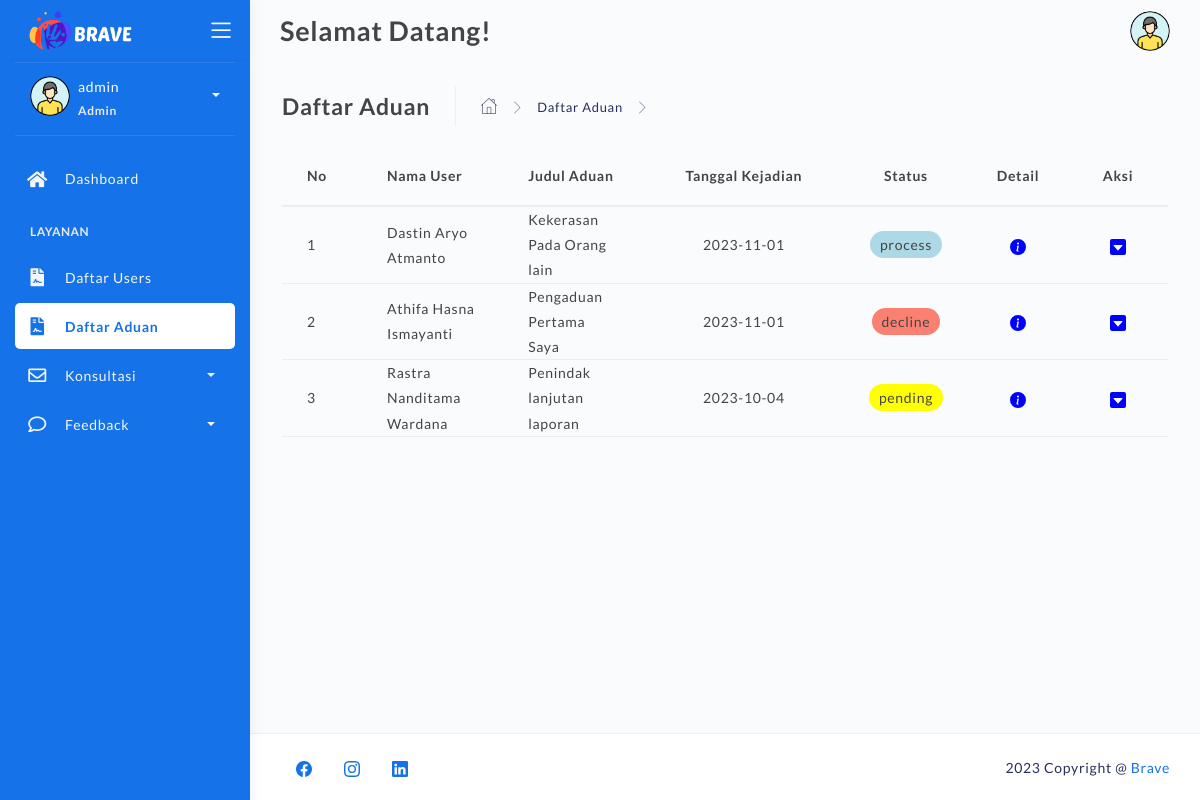
The app's page /list-aduan-admin.php (signed in), older data.
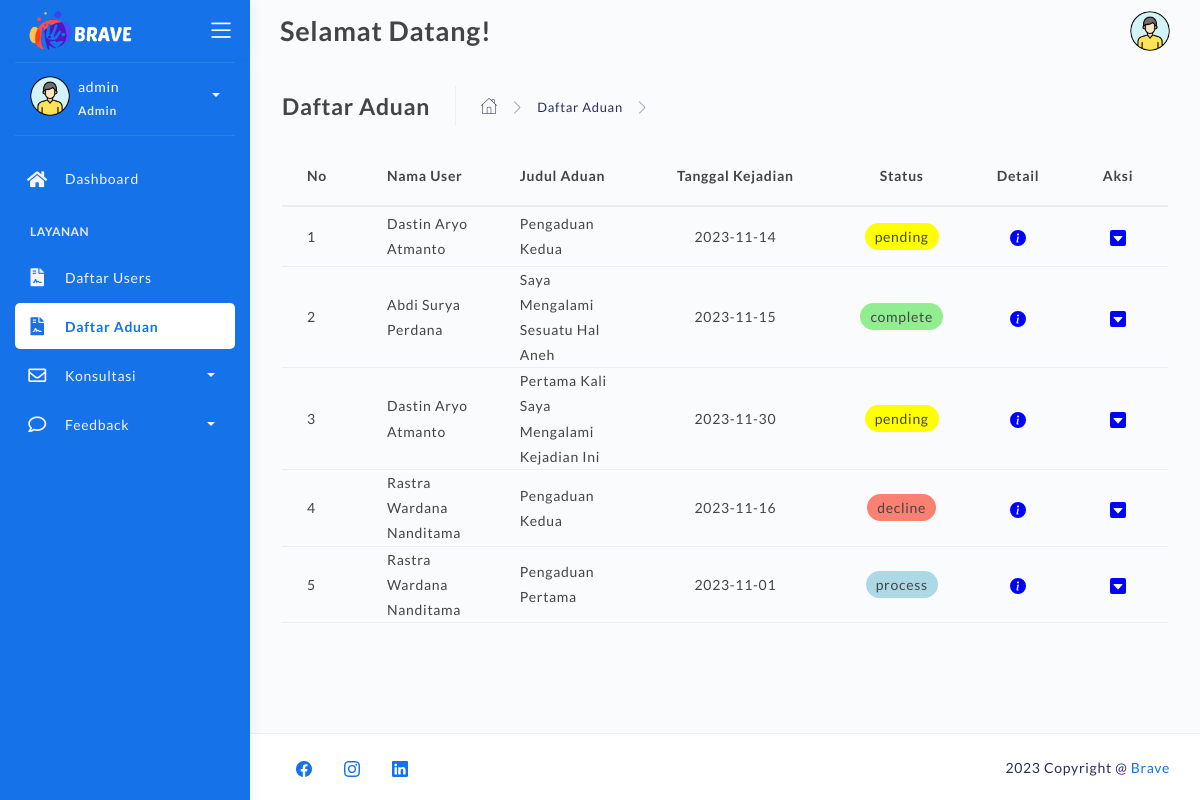
The same page, newer data.
### tables this page shows
CREATE TABLE `pengaduan` (
  `id_pengaduan` varchar(50) NOT NULL,
  `nim` varchar(25) NOT NULL,
  `nama` varchar(255) NOT NULL,
  `judul` varchar(255) NOT NULL,
  `tgl_kejadian` date NOT NULL,
  `tgl_aduan` datetime NOT NULL DEFAULT current_timestamp(),
  `pesan_aduan` text NOT NULL,
  `pelaku` varchar(255) NOT NULL,
  `bukti` varchar(255) NOT NULL,
  `status` varchar(25) NOT NULL
);

### list-aduan-admin.php (the view, shortened to what the changed rows need)
<!DOCTYPE html>
<html lang="en">
<head>
	<link rel="stylesheet" href="assets/css/bootstrap.min.css">
	<link rel="stylesheet" href="assets/css/atlantis.css">
	<link rel="stylesheet" href="assets/css/demo.css">
</head>
<body>
	<div class="wrapper fullheight-side">
		<div class="main-panel full-height">
			<div class="container">
				<div class="page-inner">
					<div class="page-category">
						<?php
							require 'backend/connection.php';
							$sql = "SELECT * FROM pengaduan ORDER BY tgl_aduan DESC";
							$result_pengaduan = mysqli_query($koneksi, $sql);
						?>
						<table class="table">
							<thead>
								<tr>
									<th scope="col" style="width:80px;">No</th>
									<th scope="col">Nama User</th>
									<th scope="col">Judul Aduan</th>
									<th scope="col" style="width:200px; text-align:center;">Tanggal Kejadian</th>
									<th scope="col" style="width:100px; text-align:center;">Status</th>
									<th scope="col" style="width:100px; text-align:center;">Detail</th>
									<th scope="col" style="width:100px; text-align:center;">Aksi</th>
								</tr>
							</thead>
							<tbody>
								<?php
									$i = 0;
									while ($row = mysqli_fetch_assoc($result_pengaduan)) {
										$i++;
										echo "<tr>";
											echo "<td>" . $i. "</td>";
											echo "<td>" . $row['nama'] . "</td>";
											echo "<td>" . $row['judul'] . "</td>";
											echo "<td><center>" . $row['tgl_kejadian'] . "</center></td>";
											echo "<td><center><a class='" . $row['status'] . "'>" . $row['status'] . "</a></center></td>";
											echo "<td data-toggle='modal' data-target='#aduan-" . $row['id_pengaduan'] . "' style='color:blue;'>
													<center>
														<a>
														</a>
													</center>
												</td>
												<div class='modal fade' id='aduan-" . $row['id_pengaduan'] . "' tabindex='-1' role='dialog' aria-labelledby='exampleModalCenterTitle' aria-hidden='true'>
																<h5 class='modal-title' id='exampleModalLongTitle' style='font-size:20px;'>" . $row['judul'] . "</h5>
																<p style='margin-bottom:1px;'><strong>Nama :</strong> " . $row['nama'] . " </p>
																<p style='margin-bottom:10px;'><strong>Tanggal Kejadian :</strong> " . $row['tgl_kejadian'] . " </p>
																<p> <center> <img src='assets/img/bukti/" . $row['bukti'] . "' style='width:70%; border-radius:5px;'></center></p>
																" . $row['pesan_aduan'] . "
												</div>
												<td>
													<center>
														<a id='navbarDropdown' role='button' data-toggle='dropdown' aria-haspopup='true' aria-expanded='false' style='color:blue;'>
															<svg xmlns='http://www.w3.org/2000/svg' width='16' height='16' fill='currentColor' class='bi bi-caret-down-square-fill' viewBox='0 0 16 16'>
																<path d='M0 2a2 2 0 0 1 2-2h12a2 2 0 0 1 2 2v12a2 2 0 0 1-2 2H2a2 2 0 0 1-2-2V2zm4 4a.5.5 0 0 0-.374.832l4 4.5a.5.5 0 0 0 .748 0l4-4.5A.5.5 0 0 0 12 6H4z'/>
															</svg>
														</a>
															<a class='dropdown-item' href='backend/action-accept-aduan.php?id=" . $row['id_pengaduan'] . "'>Accept</a>
															<a class='dropdown-item' href='backend/action-complete-aduan.php?id=" . $row['id_pengaduan'] . "'>Complete</a>
															<a class='dropdown-item' data-toggle='modal' data-target='#decline-aduan-" . $row['id_pengaduan'] . "'>Decline</a>
															<a class='dropdown-item' data-toggle='modal' data-target='#feedback-aduan-" . $row['id_pengaduan'] . "'>Feedback</a>
													</center>
													<div class='modal fade' id='decline-aduan-" . $row['id_pengaduan'] . "' tabindex='-1' role='dialog' aria-labelledby='editUserModalLabel' aria-hidden='true'>
																	<form id='declineAduanForm-" . $row['id_pengaduan'] . "' action='backend/action-decline-aduan.php' method='post'>
																		<input type='text' class='form-control' id='id_pengaduan' name='id_pengaduan' value='" . $row['id_pengaduan'] . "' required hidden>
																		<input type='text' class='form-control' id='nama' name='nama' value='" . $row['nama'] . "' required hidden>
																		<input type='text' class='form-control' id='nim' name='nim' value='" . $row['nim'] . "' required hidden>
																	</form>
																	<button type='button' class='btn btn-primary' onclick='declineAduan_" . $row['id_pengaduan'] . "()'>Kirim</button>
													</div>
														function declineAduan_" . $row['id_pengaduan'] . "() {
															document.getElementById('declineAduanForm-" . $row['id_pengaduan'] . "').submit();
													<div class='modal fade' id='feedback-aduan-" . $row['id_pengaduan'] . "' tabindex='-1' role='dialog' aria-labelledby='editUserModalLabel' aria-hidden='true'>
																	<form id='feedbackAduanForm-" . $row['id_pengaduan'] . "' action='backend/action-feedback-aduan.php' method='post'>
																		<input type='text' class='form-control' id='id_pengaduan' name='id_pengaduan' value='" . $row['id_pengaduan'] . "' required hidden>
																		<input type='text' class='form-control' id='nama' name='nama' value='" . $row['nama'] . "' required hidden>
																		<input type='text' class='form-control' id='nim' name='nim' value='" . $row['nim'] . "' required hidden>
																	</form>
																	<button type='button' class='btn btn-primary' onclick='feedbackAduan_" . $row['id_pengaduan'] . "()'>Kirim</button>
													</div>
														function feedbackAduan_" . $row['id_pengaduan'] . "() {
															document.getElementById('feedbackAduanForm-" . $row['id_pengaduan'] . "').submit();
												</td>
												";
									}
								?>
							</tbody>
						</table>
					</div>
				</div>
			</div>
		</div>
	</div>
</body>
</html>

Row changes from the older to the newer data that the page shows:
removed pengaduan: nama "Dastin Aryo Atmanto", judul "Kekerasan Pada Orang lain", tgl_kejadian "2023-11-01", status "process"
removed pengaduan: nama "Athifa Hasna Ismayanti", judul "Pengaduan Pertama Saya", tgl_kejadian "2023-11-01", status "decline"
removed pengaduan: nama "Rastra Nanditama Wardana", judul "Penindak lanjutan laporan", tgl_kejadian "2023-10-04", status "pending"
added pengaduan: nama "Dastin Aryo Atmanto", judul "Pengaduan Kedua", tgl_kejadian "2023-11-14", status "pending"
added pengaduan: nama "Abdi Surya Perdana", judul "Saya Mengalami Sesuatu Hal Aneh", tgl_kejadian "2023-11-15", status "complete"
added pengaduan: nama "Dastin Aryo Atmanto", judul "Pertama Kali Saya Mengalami Kejadian Ini", tgl_kejadian "2023-11-30", status "pending"
added pengaduan: nama "Rastra Wardana Nanditama", judul "Pengaduan Kedua", tgl_kejadian "2023-11-16", status "decline"
added pengaduan: nama "Rastra Wardana Nanditama", judul "Pengaduan Pertama", tgl_kejadian "2023-11-01", status "process"
